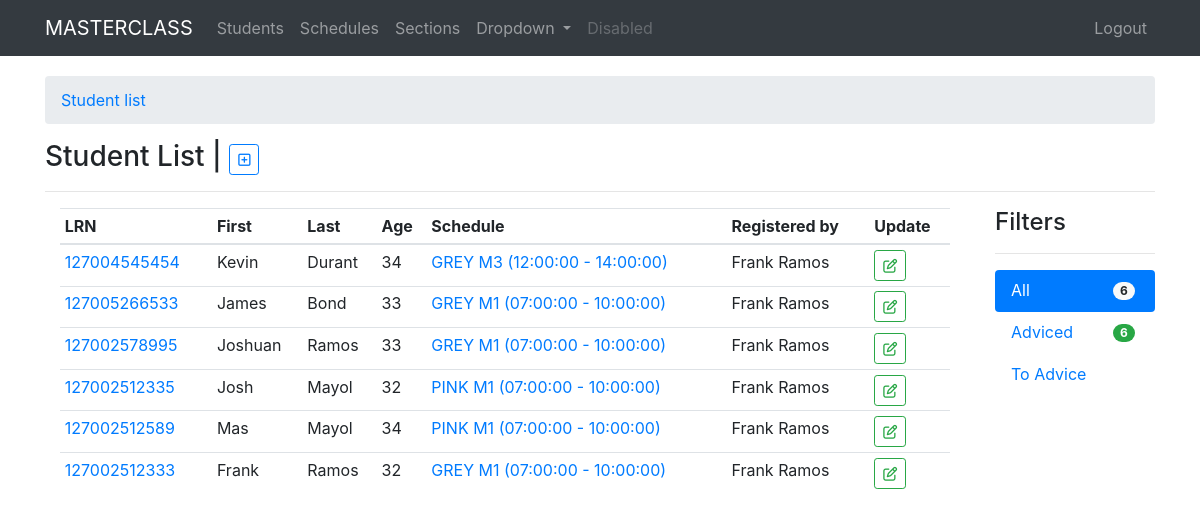
Page / (signed in) on the earlier database version.
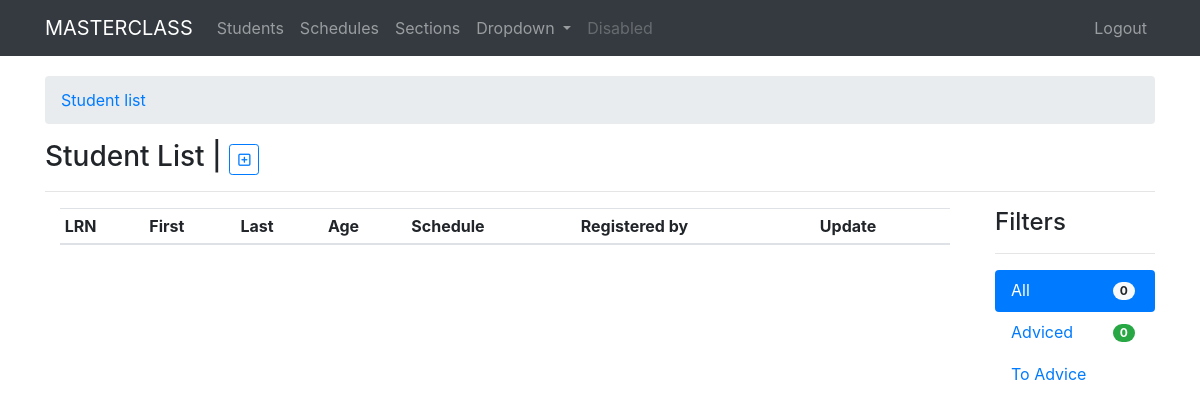
Same page on the later database version.
### students/models.py (models this page shows, shortened)
class StudentName(models.Model):
    user = models.ForeignKey(User, on_delete=models.CASCADE, default=1)
    lrn = models.CharField(max_length=12, unique=True, blank=True, null=True)
    first_name = models.CharField(max_length=120)
    last_name = models.CharField(max_length=120)
    middle_name = models.CharField(max_length=120, blank=True)
    extension_name = models.CharField(max_length=10, blank=True)
    GENDER = [
    ('M', 'MALE'),
    ('F', 'FEMALE'),
    ]
    gender = models.CharField(max_length=6, choices=GENDER, blank=True, null=True)
    birth_date = models.DateField()
    school_status = models.ForeignKey(SchoolStatus, on_delete=models.CASCADE, verbose_name='schooling status', blank=True, null=True)
    schedule = models.ForeignKey(Schedule, on_delete=models.CASCADE, blank=True, null=True)
    advice = models.BooleanField(default=False)
    remarks = models.TextField(blank=True, null=True)
    image = models.ImageField(upload_to=user_directory_path, blank=True, null=True)
    timestamp = models.DateTimeField(auto_now_add=True)
    updated = models.DateTimeField(auto_now=True)
    class Meta:
        ordering = ['-timestamp',]
    def calculate_age(self):
        today = date.today()
        born = self.birth_date
        age = today.year - born.year - ((today.month, today.day) < (born.month, born.day))
        return age

### schedules/models.py (models this page shows, shortened)
class Schedule(models.Model):
    section = models.ForeignKey(Section, on_delete=models.CASCADE, blank=True, null=True)
    schedule_name = models.CharField(max_length=120, blank=True)
    start_time = models.TimeField()
    end_time = models.TimeField()
    def __str__(self):
        sched = "%s - %s"%(str(self.start_time),str(self.end_time))
        return "%s %s (%s)"%(self.section,self.schedule_name, sched)

### sections/models.py (models this page shows)
class Section(models.Model):
    adviser = models.ForeignKey(User, on_delete=models.CASCADE, default=1)
    section_name = models.CharField(max_length=120, unique=True)
    grade_level = models.CharField(max_length=60, choices=GRADE_LEVEL, blank=True,null=True)
    max_number = models.IntegerField(verbose_name="maximum number of students", default=0)
    student_counter = models.IntegerField(default=0)
    date_created = models.DateField(auto_now_add=True)
    date_updated = models.DateField(auto_now=True)
    def __str__(self):
        return self.section_name

### students/views.py (the view)
# urls.py: path('', views.my_list, name='list'),
@login_required()
def my_list(request):
	student_list = StudentName.objects.all()
	student_adviced = StudentName.objects.filter(advice=True)
	student_adviced_count = StudentName.objects.filter(advice=True).count()
	student_toadviced = StudentName.objects.filter(advice=False)
	student_toadviced_count = StudentName.objects.filter(advice=False).count()
	student_count = StudentName.objects.all().count()
	context = {
		"title": "my students",
		"studentlist": student_list,
		"studentadviced": student_adviced,
		"studenttoadviced": student_toadviced,
		"studentcount": student_count,
		"toadvicecount": student_toadviced_count,
		"studentadvicedcount": student_adviced_count,
	}
	return render(request, "students/student_list.html", context)

### templates/students/student_list.html (shortened to what this page needs)
{% extends 'base.html' %}
{% block content %}
<nav aria-label="breadcrumb">
  <ol class="breadcrumb">
    <li class="breadcrumb-item"><a href="{%url 'student:list'%}">Student list</a></li>
  </ol>
</nav>
<h3>{% if request.user.is_superuser %}Student List | <small class="text-muted"><a href="{%url 'student:add'%}" type="button" class="btn btn-outline-primary btn-sm myTooltip" data-toggle="tooltip" data-placement="right" title="Add student"><i class="far fa-plus-square"></i></a></small>{% else %} {{title|title}} {% endif %}</h3>
<hr>
{% if request.user.is_authenticated %}
  {% if request.user.is_superuser %}
  <div class="row">
    <div class="col-sm-10">
      <div class="tab-content" id="v-pills-tabContent">
        <div class="tab-pane fade show active" id="v-pills-home" role="tabpanel" aria-labelledby="v-pills-home-tab">
          <div class="col-sm-12">
            <table class="table table-hover table-sm myTable">
              <thead>
                <tr>
                  <th scope="col">LRN</th>
                  <th scope="col">First</th>
                  <th scope="col">Last</th>
                  <th scope="col">Age</th>
                  <th scope="col">Schedule</th>
                  <th scope="col">Registered by</th>
                  <th scope="col">Update</th>
                </tr>
              </thead>
              <tbody>
                {% for st in studentlist %}
                <tr>
                  <td><a href="{% url 'student:detail' pk=st.id %}" data-toggle="tooltip" data-placement="left" title="Student details" class="myTooltip">{{st.lrn}}</a></td>
                  <td>{{st.first_name|title}}</td>
                  <td>{{st.last_name|title}}</td>
                  <td>{{st.calculate_age}}</td>
                  <td><a href="{% url 'student:schedule' pk=st.id %}">{{st.schedule|upper}}</a></td>
                  <td>{{st.user.get_full_name|title}}</td>
                  <td><a href="{% if not st.schedule.section %}{%url 'student:schedule' pk=st.id%}{%else%}{% url 'student:update' pk=st.id %}{%endif%}" class="btn btn-outline-success btn-sm"><i class="far fa-edit"></i></a></td>
                </tr>
                {% endfor %}
              </tbody>
            </table>
          </div>
        </div>
      </div>
    </div>
    <div class="col-sm-2">
      <h4>Filters</h4>
      <hr>
      <div class="nav flex-column nav-pills" id="v-pills-tab" role="tablist" aria-orientation="vertical">
        <a class="nav-link active" id="v-pills-home-tab" data-toggle="pill" href="#v-pills-home" role="tab" aria-controls="v-pills-home" aria-selected="true">All <span class="badge badge-pill badge-light float-right m-1">{{studentcount}}</span></a>
        <a class="nav-link" id="v-pills-profile-tab" data-toggle="pill" href="#v-pills-profile" role="tab" aria-controls="v-pills-profile" aria-selected="false">Adviced <span class="badge badge-pill badge-success float-right m-1">{{studentadvicedcount}}</span></a>
        <a class="nav-link" id="v-pills-messages-tab" data-toggle="pill" href="#v-pills-messages" role="tab" aria-controls="v-pills-messages" aria-selected="false">To Advice </a>
      </div>
    </div>
  </div>
  {% endif %}
{% else %}
No data to display!
{% endif %}
{% endblock %}

Differences in the rows shown:
removed StudentName: lrn "127004545454", first_name "Kevin", last_name "Durant", calculate_age "34", schedule "GREY M3 (12:00:00 - 14:00:00)", user.get_full_name "Frank Ramos"
removed StudentName: lrn "127005266533", first_name "James", last_name "Bond", calculate_age "33", schedule "GREY M1 (07:00:00 - 10:00:00)", user.get_full_name "Frank Ramos"
removed StudentName: lrn "127002578995", first_name "Joshuan", last_name "Ramos", calculate_age "33", schedule "GREY M1 (07:00:00 - 10:00:00)", user.get_full_name "Frank Ramos"
removed StudentName: lrn "127002512335", first_name "Josh", last_name "Mayol", calculate_age "32", schedule "PINK M1 (07:00:00 - 10:00:00)", user.get_full_name "Frank Ramos"
removed StudentName: lrn "127002512589", first_name "Mas", last_name "Mayol", calculate_age "34", schedule "PINK M1 (07:00:00 - 10:00:00)", user.get_full_name "Frank Ramos"
removed StudentName: lrn "127002512333", first_name "Frank", last_name "Ramos", calculate_age "32", schedule "GREY M1 (07:00:00 - 10:00:00)", user.get_full_name "Frank Ramos"
Other differences:
{{ studentcount }}: "6" → "0"
{{ studentadvicedcount }}: "6" → "0"
